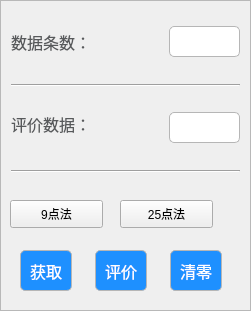
   <widget class="QFrame" name="frame">
    <property name="geometry">
     <rect>
      <x>10</x>
      <y>10</y>
      <width>251</width>
      <height>311</height>
     </rect>
    </property>
    <property name="styleSheet">
     <string notr="true"/>
    </property>
    <property name="frameShape">
     <enum>QFrame::StyledPanel</enum>
    </property>
    <property name="frameShadow">
     <enum>QFrame::Raised</enum>
    </property>
    <widget class="QLabel" name="label_6">
     <property name="geometry">
      <rect>
       <x>11</x>
       <y>112</y>
       <width>100</width>
       <height>24</height>
      </rect>
     </property>
     <property name="font">
      <font>
       <family>Agency FB</family>
       <pointsize>12</pointsize>
       <weight>50</weight>
       <bold>false</bold>
      </font>
     </property>
     <property name="styleSheet">
      <string notr="true">border-radius:0px;
color:#57595B;
background:none;
border-style:none;</string>
     </property>
     <property name="text">
      <string>评价数据：</string>
     </property>
    </widget>
    <widget class="QPushButton" name="pBGetInfo">
     <property name="geometry">
      <rect>
       <x>20</x>
       <y>250</y>
       <width>52</width>
       <height>41</height>
      </rect>
     </property>
     <property name="font">
      <font>
       <family>华文中宋</family>
       <pointsize>12</pointsize>
       <weight>50</weight>
       <italic>false</italic>
       <bold>false</bold>
      </font>
     </property>
     <property name="styleSheet">
      <string notr="true">border-style:none;
color: rgb(255, 255, 255);
background-color: rgb(30, 144, 255);
font: 14pt &quot;黑体&quot;;

border:1px solid #B6B6B6;

padding:5px;
min-height:15px;
border-radius:5px;
font: 12pt &quot;华文中宋&quot;;</string>
     </property>
     <property name="text">
      <string>获取</string>
     </property>
     <property name="iconSize">
      <size>
       <width>40</width>
       <height>40</height>
      </size>
     </property>
     <property name="autoRepeatInterval">
      <number>300</number>
     </property>
    </widget>
    <widget class="Line" name="line_13">
     <property name="geometry">
      <rect>
       <x>11</x>
       <y>161</y>
       <width>229</width>
       <height>20</height>
      </rect>
     </property>
     <property name="styleSheet">
      <string notr="true"/>
     </property>
     <property name="orientation">
      <enum>Qt::Horizontal</enum>
     </property>
    </widget>
    <widget class="Line" name="line">
     <property name="geometry">
      <rect>
       <x>11</x>
       <y>75</y>
       <width>229</width>
       <height>20</height>
      </rect>
     </property>
     <property name="font">
      <font>
       <family>华文琥珀</family>
       <weight>50</weight>
       <bold>false</bold>
      </font>
     </property>
     <property name="styleSheet">
      <string notr="true"/>
     </property>
     <property name="orientation">
      <enum>Qt::Horizontal</enum>
     </property>
    </widget>
    <widget class="QPushButton" name="pBEvaluate">
     <property name="geometry">
      <rect>
       <x>95</x>
       <y>250</y>
       <width>52</width>
       <height>41</height>
      </rect>
     </property>
     <property name="font">
      <font>
       <family>华文中宋</family>
       <pointsize>12</pointsize>
       <weight>50</weight>
       <italic>false</italic>
       <bold>false</bold>
      </font>
     </property>
     <property name="styleSheet">
      <string notr="true">border-style:none;
font: 14pt &quot;黑体&quot;;
border:1px solid #B6B6B6;
color: rgb(255, 255, 255);
padding:5px;
min-height:15px;
border-radius:5px;
background-color: rgb(30, 144, 255);
font: 12pt &quot;华文中宋&quot;;</string>
     </property>
     <property name="text">
      <string>评价</string>
     </property>
     <property name="iconSize">
      <size>
       <width>40</width>
       <height>40</height>
      </size>
     </property>
    </widget>
    <widget class="QPushButton" name="pBReset">
     <property name="geometry">
      <rect>
       <x>170</x>
       <y>250</y>
       <width>52</width>
       <height>41</height>
      </rect>
     </property>
     <property name="font">
      <font>
       <family>华文中宋</family>
       <pointsize>12</pointsize>
       <weight>50</weight>
       <italic>false</italic>
       <bold>false</bold>
      </font>
     </property>
     <property name="styleSheet">
      <string notr="true">border-style:none;
font: 14pt &quot;黑体&quot;;
border:1px solid #B6B6B6;
color: rgb(255, 255, 255);
padding:5px;
min-height:15px;
border-radius:5px;
background-color: rgb(30, 144, 255);
font: 12pt &quot;华文中宋&quot;;</string>
     </property>
     <property name="text">
      <string>清零</string>
     </property>
    </widget>
    <widget class="QLabel" name="label_5">
     <property name="geometry">
      <rect>
       <x>11</x>
       <y>30</y>
       <width>100</width>
       <height>24</height>
      </rect>
     </property>
     <property name="font">
      <font>
       <family>Agency FB</family>
       <pointsize>12</pointsize>
       <weight>50</weight>
       <bold>false</bold>
      </font>
     </property>
     <property name="styleSheet">
      <string notr="true">border-radius:0px;
color:#57595B;
background:none;
border-style:none;</string>
     </property>
     <property name="text">
      <string>数据条数：</string>
     </property>
    </widget>
    <widget class="QLineEdit" name="lineEdit_1">
     <property name="geometry">
      <rect>
       <x>169</x>
       <y>112</y>
       <width>71</width>
       <height>31</height>
      </rect>
     </property>
     <property name="font">
      <font>
       <family>黑体</family>
       <pointsize>10</pointsize>
       <weight>50</weight>
       <italic>false</italic>
       <bold>false</bold>
      </font>
     </property>
     <property name="styleSheet">
      <string notr="true">border:1px solid #B6B6B6;
font: 10pt &quot;黑体&quot;;
background-color: rgb(255, 255, 255);
border-radius:5px;</string>
     </property>
    </widget>
    <widget class="QLineEdit" name="lineEdit">
     <property name="geometry">
      <rect>
       <x>169</x>
       <y>26</y>
       <width>71</width>
       <height>31</height>
      </rect>
     </property>
     <property name="font">
      <font>
       <family>黑体</family>
       <pointsize>10</pointsize>
       <weight>50</weight>
       <italic>false</italic>
       <bold>false</bold>
      </font>
     </property>
     <property name="styleSheet">
      <string notr="true">border:1px solid #B6B6B6;
font: 10pt &quot;黑体&quot;;

background-color: rgb(255, 255, 255);
border-radius:5px;</string>
     </property>
    </widget>
    <widget class="QPushButton" name="pBNinePoints">
     <property name="geometry">
      <rect>
       <x>10</x>
       <y>200</y>
       <width>93</width>
       <height>28</height>
      </rect>
     </property>
     <property name="text">
      <string>9点法</string>
     </property>
    </widget>
    <widget class="QPushButton" name="pBTwentyFivePoints">
     <property name="geometry">
      <rect>
       <x>120</x>
       <y>200</y>
       <width>93</width>
       <height>28</height>
      </rect>
     </property>
     <property name="text">
      <string>25点法</string>
     </property>
    </widget>
   </widget>
